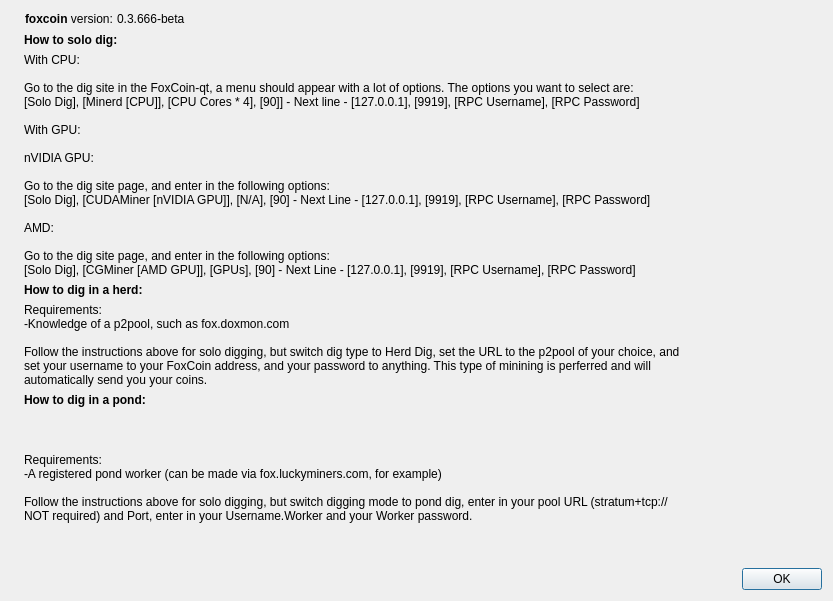
<?xml version="1.0" encoding="UTF-8"?>
<ui version="4.0">
 <class>miningTutDialog</class>
 <widget class="QDialog" name="miningTutDialog">
  <property name="geometry">
   <rect>
    <x>0</x>
    <y>0</y>
    <width>833</width>
    <height>601</height>
   </rect>
  </property>
  <property name="windowTitle">
   <string>How to mine FoxCoin</string>
  </property>
  <layout class="QHBoxLayout" name="horizontalLayout_2">
   <item>
    <widget class="QLabel" name="label_4">
     <property name="sizePolicy">
      <sizepolicy hsizetype="Preferred" vsizetype="Ignored">
       <horstretch>0</horstretch>
       <verstretch>0</verstretch>
      </sizepolicy>
     </property>
     <property name="pixmap">
      <pixmap resource="../bitcoin.qrc">:/images/about</pixmap>
     </property>
    </widget>
   </item>
   <item>
    <layout class="QVBoxLayout" name="verticalLayout_2">
     <item>
      <widget class="QFrame" name="frame">
       <property name="sizePolicy">
        <sizepolicy hsizetype="Fixed" vsizetype="Fixed">
         <horstretch>0</horstretch>
         <verstretch>0</verstretch>
        </sizepolicy>
       </property>
       <layout class="QHBoxLayout" name="horizontalLayout" stretch="0,0">
        <property name="spacing">
         <number>0</number>
        </property>
        <property name="sizeConstraint">
         <enum>QLayout::SetFixedSize</enum>
        </property>
        <property name="margin">
         <number>1</number>
        </property>
        <item>
         <widget class="QLabel" name="label">
          <property name="sizePolicy">
           <sizepolicy hsizetype="Fixed" vsizetype="Fixed">
            <horstretch>0</horstretch>
            <verstretch>0</verstretch>
           </sizepolicy>
          </property>
          <property name="maximumSize">
           <size>
            <width>16777215</width>
            <height>267</height>
           </size>
          </property>
          <property name="cursor">
           <cursorShape>IBeamCursor</cursorShape>
          </property>
          <property name="text">
           <string>&lt;html&gt;&lt;head/&gt;&lt;body&gt;&lt;p&gt;&lt;span style=&quot; font-weight:600;&quot;&gt;foxcoin&lt;/span&gt; version: &lt;/p&gt;&lt;/body&gt;&lt;/html&gt;</string>
          </property>
          <property name="textInteractionFlags">
           <set>Qt::LinksAccessibleByMouse|Qt::TextSelectableByKeyboard|Qt::TextSelectableByMouse</set>
          </property>
         </widget>
        </item>
        <item>
         <widget class="QLabel" name="versionLabel">
          <property name="sizePolicy">
           <sizepolicy hsizetype="Fixed" vsizetype="Fixed">
            <horstretch>0</horstretch>
            <verstretch>0</verstretch>
           </sizepolicy>
          </property>
          <property name="cursor">
           <cursorShape>IBeamCursor</cursorShape>
          </property>
          <property name="text">
           <string notr="true">0.3.666-beta</string>
          </property>
          <property name="textFormat">
           <enum>Qt::RichText</enum>
          </property>
          <property name="textInteractionFlags">
           <set>Qt::LinksAccessibleByMouse|Qt::TextSelectableByKeyboard|Qt::TextSelectableByMouse</set>
          </property>
         </widget>
        </item>
       </layout>
      </widget>
     </item>
     <item>
      <widget class="QLabel" name="label_3">
       <property name="sizePolicy">
        <sizepolicy hsizetype="Minimum" vsizetype="Maximum">
         <horstretch>0</horstretch>
         <verstretch>0</verstretch>
        </sizepolicy>
       </property>
       <property name="text">
        <string>&lt;html&gt;&lt;head/&gt;&lt;body&gt;&lt;p&gt;&lt;span style=&quot; font-weight:600;&quot;&gt;How to solo dig:&lt;/span&gt;&lt;/p&gt;&lt;/body&gt;&lt;/html&gt;</string>
       </property>
      </widget>
     </item>
     <item>
      <widget class="QLabel" name="label_2">
       <property name="sizePolicy">
        <sizepolicy hsizetype="Minimum" vsizetype="Maximum">
         <horstretch>0</horstretch>
         <verstretch>0</verstretch>
        </sizepolicy>
       </property>
       <property name="text">
        <string>With CPU:

Go to the dig site in the FoxCoin-qt, a menu should appear with a lot of options. The options you want to select are:
[Solo Dig], [Minerd [CPU]], [CPU Cores * 4], [90]] - Next line - [127.0.0.1], [9919], [RPC Username], [RPC Password]

With GPU:

nVIDIA GPU:

Go to the dig site page, and enter in the following options:
[Solo Dig], [CUDAMiner [nVIDIA GPU]], [N/A], [90] - Next Line - [127.0.0.1], [9919], [RPC Username], [RPC Password] 

AMD:

Go to the dig site page, and enter in the following options:
[Solo Dig], [CGMiner [AMD GPU]], [GPUs], [90] - Next Line - [127.0.0.1], [9919], [RPC Username], [RPC Password]</string>
       </property>
       <property name="textInteractionFlags">
        <set>Qt::LinksAccessibleByMouse|Qt::TextSelectableByMouse</set>
       </property>
      </widget>
     </item>
     <item>
      <widget class="QLabel" name="label_7">
       <property name="sizePolicy">
        <sizepolicy hsizetype="Preferred" vsizetype="Maximum">
         <horstretch>0</horstretch>
         <verstretch>0</verstretch>
        </sizepolicy>
       </property>
       <property name="text">
        <string>&lt;html&gt;&lt;head/&gt;&lt;body&gt;&lt;p&gt;&lt;span style=&quot; font-weight:600;&quot;&gt;How to dig in a herd:&lt;/span&gt;&lt;/p&gt;&lt;/body&gt;&lt;/html&gt;</string>
       </property>
      </widget>
     </item>
     <item>
      <widget class="QLabel" name="label_8">
       <property name="sizePolicy">
        <sizepolicy hsizetype="Preferred" vsizetype="Maximum">
         <horstretch>0</horstretch>
         <verstretch>0</verstretch>
        </sizepolicy>
       </property>
       <property name="text">
        <string>Requirements:
-Knowledge of a p2pool, such as fox.doxmon.com

Follow the instructions above for solo digging, but switch dig type to Herd Dig, set the URL to the p2pool of your choice, and
set your username to your FoxCoin address, and your password to anything. This type of minining is perferred and will
automatically send you your coins.</string>
       </property>
      </widget>
     </item>
     <item>
      <widget class="QLabel" name="label_5">
       <property name="sizePolicy">
        <sizepolicy hsizetype="Preferred" vsizetype="Maximum">
         <horstretch>0</horstretch>
         <verstretch>0</verstretch>
        </sizepolicy>
       </property>
       <property name="text">
        <string>&lt;html&gt;&lt;head/&gt;&lt;body&gt;&lt;p&gt;&lt;span style=&quot; font-weight:600;&quot;&gt;How to dig in a pond:&lt;/span&gt;&lt;/p&gt;&lt;/body&gt;&lt;/html&gt;</string>
       </property>
      </widget>
     </item>
     <item>
      <widget class="QLabel" name="label_6">
       <property name="text">
        <string>Requirements:
-A registered pond worker (can be made via fox.luckyminers.com, for example)

Follow the instructions above for solo digging, but switch digging mode to pond dig, enter in your pool URL (stratum+tcp:// 
NOT required) and Port, enter in your Username.Worker and your Worker password.</string>
       </property>
      </widget>
     </item>
     <item>
      <widget class="QDialogButtonBox" name="buttonBox">
       <property name="orientation">
        <enum>Qt::Horizontal</enum>
       </property>
       <property name="standardButtons">
        <set>QDialogButtonBox::Ok</set>
       </property>
      </widget>
     </item>
    </layout>
   </item>
  </layout>
 </widget>
 <resources>
  <include location="../bitcoin.qrc"/>
 </resources>
 <connections>
  <connection>
   <sender>buttonBox</sender>
   <signal>accepted()</signal>
   <receiver>miningTutDialog</receiver>
   <slot>accept()</slot>
   <hints>
    <hint type="sourcelabel">
     <x>360</x>
     <y>308</y>
    </hint>
    <hint type="destinationlabel">
     <x>157</x>
     <y>274</y>
    </hint>
   </hints>
  </connection>
  <connection>
   <sender>buttonBox</sender>
   <signal>rejected()</signal>
   <receiver>miningTutDialog</receiver>
   <slot>reject()</slot>
   <hints>
    <hint type="sourcelabel">
     <x>428</x>
     <y>308</y>
    </hint>
    <hint type="destinationlabel">
     <x>286</x>
     <y>274</y>
    </hint>
   </hints>
  </connection>
 </connections>
</ui>
